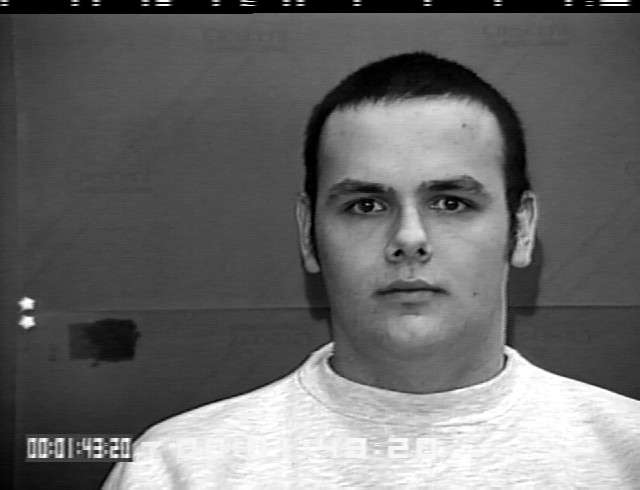
#> input picture Dataset/0/Face_0/Face.png, 640 x 490 px
$ python -i image_processor.py   (imports and definitions only)
#> lines starting #> are read from the running program, lines starting #| are printed output that depends on the picture
import cv2


def get_edges(images):
    result = []
    for image in images:
        edges = cv2.Canny(image, 100, 200)
        result.append(edges)
    return result


def get_gray_image(image):
    return cv2.cvtColor(image, cv2.COLOR_BGR2GRAY)


def histogram_equalization(image):
    image = cv2.cvtColor(image, cv2.COLOR_BGR2YCrCb)
    channels = cv2.split(image)
    cv2.equalizeHist(channels[0], channels[0])
    cv2.merge(channels, image)
    return cv2.cvtColor(image, cv2.COLOR_YCrCb2BGR)


def CLAHE(image, clipLimit=1.0, tileGridSize=(4, 4)):
    clahe = cv2.createCLAHE(clipLimit=clipLimit, tileGridSize=tileGridSize)
    return clahe.apply(image)


def binarization(image, thresh):
    dummy, image = cv2.threshold(image, thresh, 255, cv2.THRESH_BINARY)
    return image


def get_rotation_image(image, rotation_matrix):
    height, width = image.shape[:2]
    return cv2.warpAffine(image, rotation_matrix, (width, height))


def get_rectangle(image, points, edging=10):
    height, width = image.shape[:2]
    min_x = max(min(list(map(lambda x: x[0], points))) - edging, 0)
    min_y = max(min(list(map(lambda x: x[1], points))) - edging, 0)
    max_x = min(max(list(map(lambda x: x[0], points))) + edging, width)
    max_y = min(max(list(map(lambda x: x[1], points))) + edging, height)

    return image[min_y:max_y, min_x:max_x]

>>> import cv2
>>> picture = cv2.imread('Dataset/0/Face_0/Face.png')
#> picture is the input picture: shape (490, 640, 3); min 0, max 255, mean 105
>>> result = histogram_equalization(picture)
#> in histogram_equalization, `image = cv2.cvtColor(image, cv2.COLOR_BGR2YCrCb)`: image: shape (490, 640, 3); mean of channels 0, 1, 2 105, 128, 128
#> in histogram_equalization, `return cv2.cvtColor(image, cv2.COLOR_YCrCb2BGR)`:
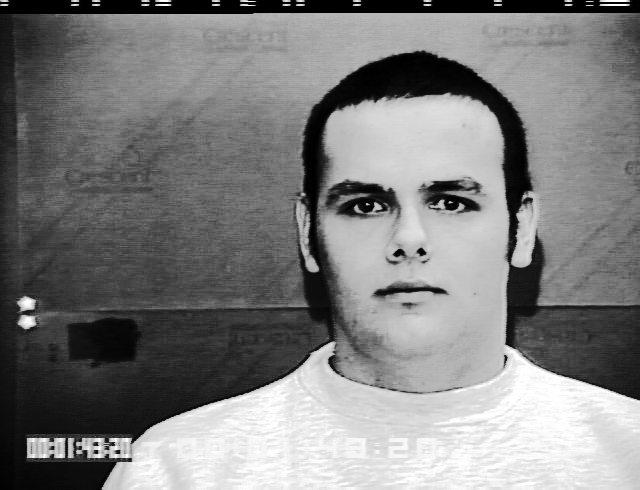
#> returned value: shape (490, 640, 3); min 0, max 255, mean 125.9
